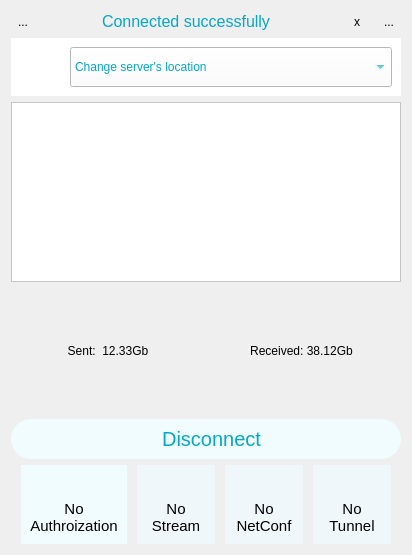
<?xml version="1.0" encoding="UTF-8"?>
<ui version="4.0">
 <class>DashboardVerBig</class>
 <widget class="QWidget" name="DashboardVerBig">
  <property name="geometry">
   <rect>
    <x>0</x>
    <y>0</y>
    <width>412</width>
    <height>555</height>
   </rect>
  </property>
  <property name="windowTitle">
   <string>Form</string>
  </property>
  <property name="styleSheet">
   <string notr="true">#DashboardVerBig {
	background-image: url(:/pics/bg\@3x.png);
}</string>
  </property>
  <layout class="QVBoxLayout" name="verticalLayout_12">
   <item>
    <layout class="QVBoxLayout" name="verticalLayout_10">
     <item>
      <layout class="QHBoxLayout" name="horizontalLayout_23">
       <item>
        <layout class="QHBoxLayout" name="horizontalLayout_24">
         <property name="spacing">
          <number>0</number>
         </property>
         <item>
          <widget class="QToolButton" name="btHelp">
           <property name="enabled">
            <bool>true</bool>
           </property>
           <property name="text">
            <string>...</string>
           </property>
           <property name="icon">
            <iconset resource="../resources/KelvinVPN/main.qrc">
             <normaloff>:/pics/help_icon_noactive.png</normaloff>
             <normalon>:/pics/help_icon_active.png</normalon>
             <disabledoff>:/pics/help_icon_active.png</disabledoff>
             <disabledon>:/pics/help_icon_active.png</disabledon>
             <activeoff>:/pics/help_icon_active.png</activeoff>:/pics/help_icon_noactive.png</iconset>
           </property>
           <property name="autoRaise">
            <bool>true</bool>
           </property>
          </widget>
         </item>
         <item>
          <widget class="QWidget" name="bgUsername" native="true">
           <property name="sizePolicy">
            <sizepolicy hsizetype="Expanding" vsizetype="Preferred">
             <horstretch>0</horstretch>
             <verstretch>0</verstretch>
            </sizepolicy>
           </property>
           <layout class="QHBoxLayout" name="horizontalLayout_7">
            <property name="spacing">
             <number>0</number>
            </property>
            <property name="leftMargin">
             <number>0</number>
            </property>
            <property name="topMargin">
             <number>0</number>
            </property>
            <property name="rightMargin">
             <number>0</number>
            </property>
            <property name="bottomMargin">
             <number>0</number>
            </property>
            <item>
             <widget class="QLabel" name="lbMessage">
              <property name="sizePolicy">
               <sizepolicy hsizetype="Expanding" vsizetype="Minimum">
                <horstretch>0</horstretch>
                <verstretch>0</verstretch>
               </sizepolicy>
              </property>
              <property name="minimumSize">
               <size>
                <width>0</width>
                <height>0</height>
               </size>
              </property>
              <property name="styleSheet">
               <string notr="true">font: 16px;
color: rgb(4, 167, 198);</string>
              </property>
              <property name="text">
               <string>Connected successfully</string>
              </property>
              <property name="alignment">
               <set>Qt::AlignCenter</set>
              </property>
             </widget>
            </item>
            <item>
             <widget class="QToolButton" name="btMessageClose">
              <property name="sizePolicy">
               <sizepolicy hsizetype="Minimum" vsizetype="Minimum">
                <horstretch>0</horstretch>
                <verstretch>0</verstretch>
               </sizepolicy>
              </property>
              <property name="minimumSize">
               <size>
                <width>40</width>
                <height>0</height>
               </size>
              </property>
              <property name="styleSheet">
               <string notr="true"/>
              </property>
              <property name="text">
               <string>x</string>
              </property>
              <property name="icon">
               <iconset resource="../resources/KelvinVPN/main.qrc">
                <normaloff>:/pics/close_icon@3x.png</normaloff>:/pics/close_icon@3x.png</iconset>
              </property>
              <property name="iconSize">
               <size>
                <width>16</width>
                <height>16</height>
               </size>
              </property>
              <property name="autoRaise">
               <bool>true</bool>
              </property>
             </widget>
            </item>
           </layout>
          </widget>
         </item>
         <item>
          <widget class="QToolButton" name="btSettings">
           <property name="text">
            <string>...</string>
           </property>
           <property name="icon">
            <iconset resource="../resources/KelvinVPN/main.qrc">
             <normaloff>:/pics/settings_icon_noactive.png</normaloff>
             <activeoff>:/pics/settings_icon_active.png</activeoff>:/pics/settings_icon_noactive.png</iconset>
           </property>
           <property name="autoRepeat">
            <bool>false</bool>
           </property>
           <property name="autoExclusive">
            <bool>false</bool>
           </property>
           <property name="autoRaise">
            <bool>true</bool>
           </property>
          </widget>
         </item>
        </layout>
       </item>
      </layout>
     </item>
     <item>
      <widget class="QWidget" name="bgServers" native="true">
       <property name="styleSheet">
        <string notr="true">background-color: rgb(255, 255, 255);</string>
       </property>
       <layout class="QVBoxLayout" name="verticalLayout_11">
        <item>
         <layout class="QHBoxLayout" name="horizontalLayout_15">
          <property name="spacing">
           <number>0</number>
          </property>
          <item>
           <widget class="QLabel" name="lbLocationFlag">
            <property name="sizePolicy">
             <sizepolicy hsizetype="Fixed" vsizetype="Fixed">
              <horstretch>0</horstretch>
              <verstretch>0</verstretch>
             </sizepolicy>
            </property>
            <property name="minimumSize">
             <size>
              <width>50</width>
              <height>30</height>
             </size>
            </property>
            <property name="maximumSize">
             <size>
              <width>50</width>
              <height>30</height>
             </size>
            </property>
            <property name="styleSheet">
             <string notr="true">padding-right: 10px;
background-color: rgb(255, 255, 255);</string>
            </property>
            <property name="text">
             <string/>
            </property>
            <property name="pixmap">
             <pixmap resource="../resources/common/common.qrc">:/country/ussr.png</pixmap>
            </property>
            <property name="scaledContents">
             <bool>true</bool>
            </property>
           </widget>
          </item>
          <item>
           <widget class="QComboBox" name="cbUpstream">
            <property name="sizePolicy">
             <sizepolicy hsizetype="Expanding" vsizetype="Minimum">
              <horstretch>0</horstretch>
              <verstretch>0</verstretch>
             </sizepolicy>
            </property>
            <property name="minimumSize">
             <size>
              <width>0</width>
              <height>40</height>
             </size>
            </property>
            <property name="styleSheet">
             <string notr="true">background-color: rgb(255, 255, 255);
color: #03A7C6;</string>
            </property>
            <property name="editable">
             <bool>false</bool>
            </property>
            <property name="currentText">
             <string>Change server's location</string>
            </property>
            <item>
             <property name="text">
              <string>Change server's location</string>
             </property>
            </item>
           </widget>
          </item>
         </layout>
        </item>
       </layout>
      </widget>
     </item>
     <item>
      <layout class="QVBoxLayout" name="verticalLayout">
       <item>
        <widget class="QGraphicsView" name="graphicsView">
         <property name="minimumSize">
          <size>
           <width>0</width>
           <height>0</height>
          </size>
         </property>
         <property name="maximumSize">
          <size>
           <width>1000</width>
           <height>180</height>
          </size>
         </property>
         <property name="styleSheet">
          <string notr="true">background-color: rgb(255,255,255);</string>
         </property>
        </widget>
       </item>
       <item>
        <widget class="QWidget" name="bgStatistics" native="true">
         <layout class="QHBoxLayout" name="horizontalLayout_6">
          <property name="spacing">
           <number>0</number>
          </property>
          <property name="leftMargin">
           <number>0</number>
          </property>
          <property name="topMargin">
           <number>0</number>
          </property>
          <property name="rightMargin">
           <number>3</number>
          </property>
          <property name="bottomMargin">
           <number>0</number>
          </property>
          <item>
           <layout class="QHBoxLayout" name="horizontalLayout_5">
            <item>
             <widget class="QLabel" name="lbSent">
              <property name="sizePolicy">
               <sizepolicy hsizetype="Expanding" vsizetype="Minimum">
                <horstretch>0</horstretch>
                <verstretch>0</verstretch>
               </sizepolicy>
              </property>
              <property name="styleSheet">
               <string notr="true"/>
              </property>
              <property name="text">
               <string>Sent:  12.33Gb</string>
              </property>
              <property name="alignment">
               <set>Qt::AlignCenter</set>
              </property>
             </widget>
            </item>
            <item>
             <widget class="QLabel" name="lbReceived">
              <property name="sizePolicy">
               <sizepolicy hsizetype="Expanding" vsizetype="Minimum">
                <horstretch>0</horstretch>
                <verstretch>0</verstretch>
               </sizepolicy>
              </property>
              <property name="styleSheet">
               <string notr="true"/>
              </property>
              <property name="text">
               <string>Received: 38.12Gb</string>
              </property>
              <property name="alignment">
               <set>Qt::AlignCenter</set>
              </property>
             </widget>
            </item>
           </layout>
          </item>
         </layout>
        </widget>
       </item>
      </layout>
     </item>
     <item>
      <widget class="QPushButton" name="btDisconnect">
       <property name="sizePolicy">
        <sizepolicy hsizetype="Minimum" vsizetype="Fixed">
         <horstretch>0</horstretch>
         <verstretch>0</verstretch>
        </sizepolicy>
       </property>
       <property name="minimumSize">
        <size>
         <width>0</width>
         <height>40</height>
        </size>
       </property>
       <property name="styleSheet">
        <string notr="true">border-radius: 20px;
font: 20px;
background-color: rgb(240, 252, 254);
color: rgb(4, 167, 198);</string>
       </property>
       <property name="text">
        <string>  Disconnect</string>
       </property>
       <property name="icon">
        <iconset resource="../resources/KelvinVPN/main.qrc">
         <normaloff>:/pics/off_icon_noactive@2x.png</normaloff>:/pics/off_icon_noactive@2x.png</iconset>
       </property>
       <property name="iconSize">
        <size>
         <width>24</width>
         <height>24</height>
        </size>
       </property>
      </widget>
     </item>
     <item>
      <layout class="QHBoxLayout" name="horizontalLayout_18">
       <property name="spacing">
        <number>10</number>
       </property>
       <property name="leftMargin">
        <number>10</number>
       </property>
       <property name="rightMargin">
        <number>10</number>
       </property>
       <item>
        <widget class="QWidget" name="bgAuth" native="true">
         <property name="styleSheet">
          <string notr="true">background-color: rgb(240, 252, 254);</string>
         </property>
         <layout class="QVBoxLayout" name="verticalLayout_6">
          <item>
           <layout class="QHBoxLayout" name="horizontalLayout">
            <item>
             <spacer name="horizontalSpacer">
              <property name="orientation">
               <enum>Qt::Horizontal</enum>
              </property>
              <property name="sizeHint" stdset="0">
               <size>
                <width>40</width>
                <height>20</height>
               </size>
              </property>
             </spacer>
            </item>
            <item>
             <layout class="QVBoxLayout" name="verticalLayout_2">
              <item>
               <widget class="QLabel" name="lbAuthorization">
                <property name="sizePolicy">
                 <sizepolicy hsizetype="Minimum" vsizetype="Minimum">
                  <horstretch>0</horstretch>
                  <verstretch>0</verstretch>
                 </sizepolicy>
                </property>
                <property name="minimumSize">
                 <size>
                  <width>20</width>
                  <height>20</height>
                 </size>
                </property>
                <property name="maximumSize">
                 <size>
                  <width>20</width>
                  <height>20</height>
                 </size>
                </property>
                <property name="styleSheet">
                 <string notr="true"/>
                </property>
                <property name="frameShape">
                 <enum>QFrame::NoFrame</enum>
                </property>
                <property name="lineWidth">
                 <number>0</number>
                </property>
                <property name="midLineWidth">
                 <number>0</number>
                </property>
                <property name="text">
                 <string/>
                </property>
                <property name="pixmap">
                 <pixmap resource="../resources/KelvinVPN/main.qrc">:/pics/point_red@3x.png</pixmap>
                </property>
                <property name="scaledContents">
                 <bool>true</bool>
                </property>
               </widget>
              </item>
             </layout>
            </item>
            <item>
             <spacer name="horizontalSpacer_2">
              <property name="orientation">
               <enum>Qt::Horizontal</enum>
              </property>
              <property name="sizeHint" stdset="0">
               <size>
                <width>40</width>
                <height>20</height>
               </size>
              </property>
             </spacer>
            </item>
           </layout>
          </item>
          <item>
           <widget class="QLabel" name="lbAuthorizationText">
            <property name="sizePolicy">
             <sizepolicy hsizetype="Preferred" vsizetype="Minimum">
              <horstretch>0</horstretch>
              <verstretch>0</verstretch>
             </sizepolicy>
            </property>
            <property name="maximumSize">
             <size>
              <width>16777215</width>
              <height>50</height>
             </size>
            </property>
            <property name="font">
             <font>
              <pointsize>11</pointsize>
             </font>
            </property>
            <property name="text">
             <string>No Authroization</string>
            </property>
            <property name="alignment">
             <set>Qt::AlignCenter</set>
            </property>
            <property name="wordWrap">
             <bool>true</bool>
            </property>
           </widget>
          </item>
         </layout>
        </widget>
       </item>
       <item>
        <widget class="QWidget" name="bgStream" native="true">
         <property name="styleSheet">
          <string notr="true">background-color: rgb(240, 247, 250);</string>
         </property>
         <layout class="QVBoxLayout" name="verticalLayout_9">
          <item>
           <layout class="QHBoxLayout" name="horizontalLayout_2">
            <item>
             <spacer name="horizontalSpacer_4">
              <property name="orientation">
               <enum>Qt::Horizontal</enum>
              </property>
              <property name="sizeHint" stdset="0">
               <size>
                <width>40</width>
                <height>20</height>
               </size>
              </property>
             </spacer>
            </item>
            <item>
             <layout class="QVBoxLayout" name="verticalLayout_3">
              <item>
               <widget class="QLabel" name="lbStream">
                <property name="sizePolicy">
                 <sizepolicy hsizetype="Minimum" vsizetype="Minimum">
                  <horstretch>0</horstretch>
                  <verstretch>0</verstretch>
                 </sizepolicy>
                </property>
                <property name="minimumSize">
                 <size>
                  <width>20</width>
                  <height>20</height>
                 </size>
                </property>
                <property name="maximumSize">
                 <size>
                  <width>20</width>
                  <height>20</height>
                 </size>
                </property>
                <property name="styleSheet">
                 <string notr="true"/>
                </property>
                <property name="frameShape">
                 <enum>QFrame::NoFrame</enum>
                </property>
                <property name="lineWidth">
                 <number>0</number>
                </property>
                <property name="midLineWidth">
                 <number>0</number>
                </property>
                <property name="text">
                 <string/>
                </property>
                <property name="pixmap">
                 <pixmap resource="../resources/KelvinVPN/main.qrc">:/pics/point_red@3x.png</pixmap>
                </property>
                <property name="scaledContents">
                 <bool>true</bool>
                </property>
               </widget>
              </item>
             </layout>
            </item>
            <item>
             <spacer name="horizontalSpacer_3">
              <property name="orientation">
               <enum>Qt::Horizontal</enum>
              </property>
              <property name="sizeHint" stdset="0">
               <size>
                <width>40</width>
                <height>20</height>
               </size>
              </property>
             </spacer>
            </item>
           </layout>
          </item>
          <item>
           <widget class="QLabel" name="lbStreamText">
            <property name="sizePolicy">
             <sizepolicy hsizetype="Preferred" vsizetype="Minimum">
              <horstretch>0</horstretch>
              <verstretch>0</verstretch>
             </sizepolicy>
            </property>
            <property name="maximumSize">
             <size>
              <width>16777215</width>
              <height>50</height>
             </size>
            </property>
            <property name="font">
             <font>
              <pointsize>11</pointsize>
             </font>
            </property>
            <property name="text">
             <string notr="true">No Stream</string>
            </property>
            <property name="alignment">
             <set>Qt::AlignCenter</set>
            </property>
            <property name="wordWrap">
             <bool>true</bool>
            </property>
           </widget>
          </item>
         </layout>
        </widget>
       </item>
       <item>
        <widget class="QWidget" name="bgNetConf" native="true">
         <property name="styleSheet">
          <string notr="true">background-color: rgb(240, 247, 250);</string>
         </property>
         <layout class="QVBoxLayout" name="verticalLayout_7">
          <item>
           <layout class="QHBoxLayout" name="horizontalLayout_3">
            <item>
             <spacer name="horizontalSpacer_5">
              <property name="orientation">
               <enum>Qt::Horizontal</enum>
              </property>
              <property name="sizeHint" stdset="0">
               <size>
                <width>40</width>
                <height>20</height>
               </size>
              </property>
             </spacer>
            </item>
            <item>
             <layout class="QVBoxLayout" name="verticalLayout_4">
              <item>
               <widget class="QLabel" name="lbNetConf">
                <property name="sizePolicy">
                 <sizepolicy hsizetype="Minimum" vsizetype="Minimum">
                  <horstretch>0</horstretch>
                  <verstretch>0</verstretch>
                 </sizepolicy>
                </property>
                <property name="minimumSize">
                 <size>
                  <width>20</width>
                  <height>20</height>
                 </size>
                </property>
                <property name="maximumSize">
                 <size>
                  <width>20</width>
                  <height>20</height>
                 </size>
                </property>
                <property name="styleSheet">
                 <string notr="true"/>
                </property>
                <property name="frameShape">
                 <enum>QFrame::NoFrame</enum>
                </property>
                <property name="lineWidth">
                 <number>0</number>
                </property>
                <property name="midLineWidth">
                 <number>0</number>
                </property>
                <property name="text">
                 <string/>
                </property>
                <property name="pixmap">
                 <pixmap resource="../resources/KelvinVPN/main.qrc">:/pics/point_red@3x.png</pixmap>
                </property>
                <property name="scaledContents">
                 <bool>true</bool>
                </property>
               </widget>
              </item>
             </layout>
            </item>
            <item>
             <spacer name="horizontalSpacer_6">
              <property name="orientation">
               <enum>Qt::Horizontal</enum>
              </property>
              <property name="sizeHint" stdset="0">
               <size>
                <width>40</width>
                <height>20</height>
               </size>
              </property>
             </spacer>
            </item>
           </layout>
          </item>
          <item>
           <widget class="QLabel" name="lbNetConfText">
            <property name="sizePolicy">
             <sizepolicy hsizetype="Preferred" vsizetype="Minimum">
              <horstretch>0</horstretch>
              <verstretch>0</verstretch>
             </sizepolicy>
            </property>
            <property name="maximumSize">
             <size>
              <width>16777215</width>
              <height>50</height>
             </size>
            </property>
            <property name="font">
             <font>
              <pointsize>11</pointsize>
             </font>
            </property>
            <property name="text">
             <string>No NetConf</string>
            </property>
            <property name="alignment">
             <set>Qt::AlignCenter</set>
            </property>
            <property name="wordWrap">
             <bool>true</bool>
            </property>
           </widget>
          </item>
         </layout>
        </widget>
       </item>
       <item>
        <widget class="QWidget" name="bgConnection" native="true">
         <property name="styleSheet">
          <string notr="true">background-color: rgb(240, 247, 250);</string>
         </property>
         <layout class="QVBoxLayout" name="verticalLayout_8">
          <item>
           <layout class="QHBoxLayout" name="horizontalLayout_4">
            <item>
             <spacer name="horizontalSpacer_8">
              <property name="orientation">
               <enum>Qt::Horizontal</enum>
              </property>
              <property name="sizeHint" stdset="0">
               <size>
                <width>40</width>
                <height>20</height>
               </size>
              </property>
             </spacer>
            </item>
            <item>
             <layout class="QVBoxLayout" name="verticalLayout_5">
              <item>
               <widget class="QLabel" name="lbTunnel">
                <property name="sizePolicy">
                 <sizepolicy hsizetype="Minimum" vsizetype="Minimum">
                  <horstretch>0</horstretch>
                  <verstretch>0</verstretch>
                 </sizepolicy>
                </property>
                <property name="minimumSize">
                 <size>
                  <width>20</width>
                  <height>20</height>
                 </size>
                </property>
                <property name="maximumSize">
                 <size>
                  <width>20</width>
                  <height>20</height>
                 </size>
                </property>
                <property name="styleSheet">
                 <string notr="true"/>
                </property>
                <property name="frameShape">
                 <enum>QFrame::NoFrame</enum>
                </property>
                <property name="lineWidth">
                 <number>0</number>
                </property>
                <property name="midLineWidth">
                 <number>0</number>
                </property>
                <property name="text">
                 <string/>
                </property>
                <property name="pixmap">
                 <pixmap resource="../resources/KelvinVPN/main.qrc">:/pics/point_red@3x.png</pixmap>
                </property>
                <property name="scaledContents">
                 <bool>true</bool>
                </property>
               </widget>
              </item>
             </layout>
            </item>
            <item>
             <spacer name="horizontalSpacer_7">
              <property name="orientation">
               <enum>Qt::Horizontal</enum>
              </property>
              <property name="sizeHint" stdset="0">
               <size>
                <width>40</width>
                <height>20</height>
               </size>
              </property>
             </spacer>
            </item>
           </layout>
          </item>
          <item>
           <widget class="QLabel" name="lbTunnelText">
            <property name="sizePolicy">
             <sizepolicy hsizetype="Preferred" vsizetype="Minimum">
              <horstretch>0</horstretch>
              <verstretch>0</verstretch>
             </sizepolicy>
            </property>
            <property name="maximumSize">
             <size>
              <width>16777215</width>
              <height>50</height>
             </size>
            </property>
            <property name="font">
             <font>
              <pointsize>11</pointsize>
             </font>
            </property>
            <property name="text">
             <string>No Tunnel</string>
            </property>
            <property name="alignment">
             <set>Qt::AlignCenter</set>
            </property>
            <property name="wordWrap">
             <bool>true</bool>
            </property>
           </widget>
          </item>
         </layout>
        </widget>
       </item>
      </layout>
     </item>
    </layout>
   </item>
  </layout>
 </widget>
 <resources>
  <include location="../resources/KelvinVPN/main.qrc"/>
  <include location="../resources/common/common.qrc"/>
 </resources>
 <connections/>
</ui>
